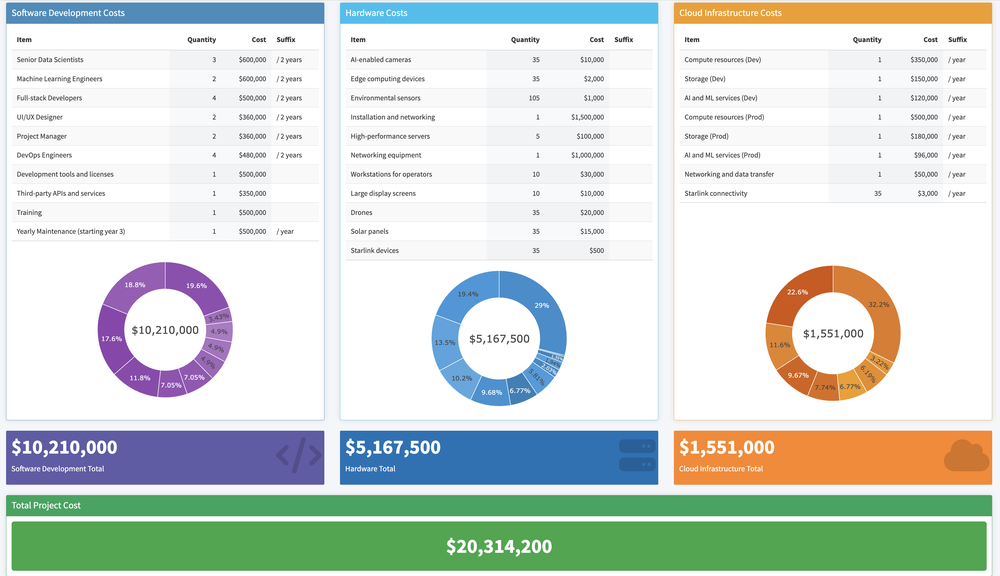
#> input picture AIMS-Cost-Analysis.png, 1000 x 576 px, shrunk from 3450 x 1986 before the run
$ python png-to-svg.py AIMS-Cost-Analysis.png out.png
#> lines starting #> are read from the running program, lines starting #| are printed output that depends on the picture; after the words box and inside, x2 and y2 are one past the last pixel; in counts of white or black regions, pixels touching at a corner belong together
import cv2
import numpy as np
import svgwrite
import argparse

def png_to_svg(input_path, output_path):
    # Load the image and convert it to grayscale
#> called with input_path = 'AIMS-Cost-Analysis.png', output_path = 'out.png'
    img = cv2.imread(input_path, cv2.IMREAD_GRAYSCALE)
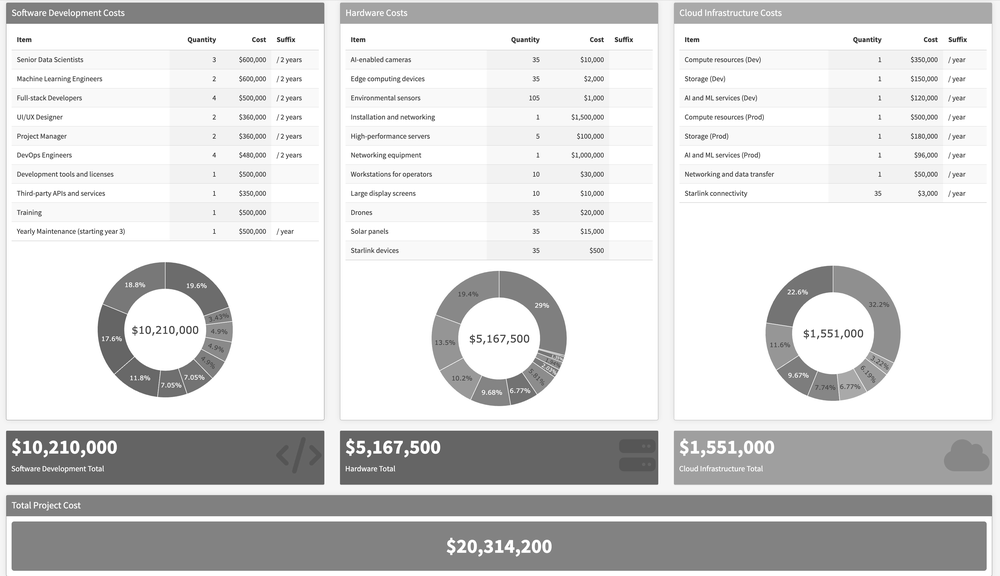
#> img: shape (576, 1000); min 17, max 255, mean 213.9

    # Perform edge detection using Canny
    edges = cv2.Canny(img, threshold1=50, threshold2=150)
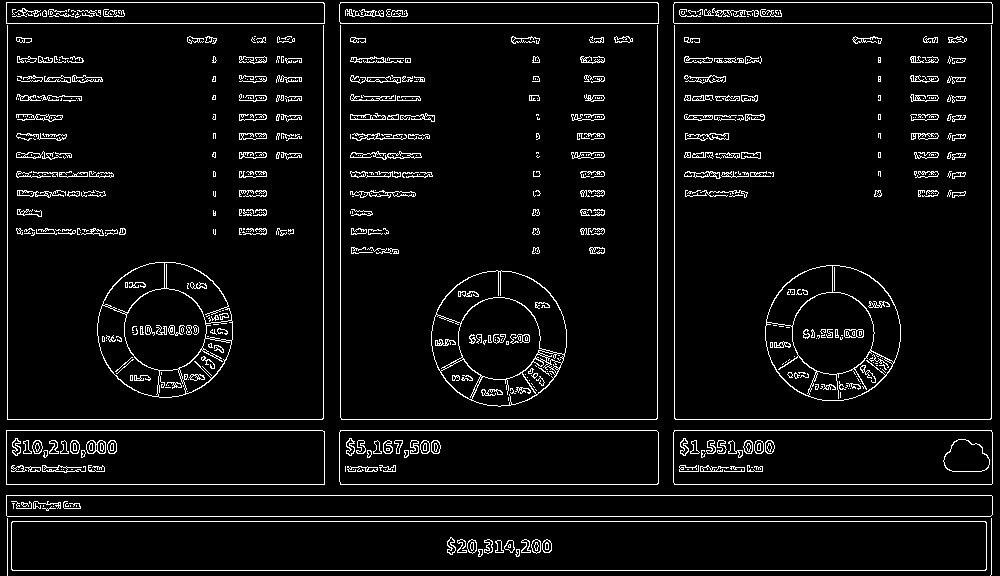
#> edges: shape (576, 1000); 5.5% white in thin lines or dots

    # Find contours from the detected edges
    contours, _ = cv2.findContours(edges, cv2.RETR_EXTERNAL, cv2.CHAIN_APPROX_SIMPLE)
#> contours = 347 contours, 255 with area under 20; largest, box (x1, y1, x2, y2) and area: (11, 521, 987, 571) 47773, (6, 495, 993, 517) 20703, (673, 430, 993, 485) 17221, (339, 430, 659, 485) 17220, (6, 430, 325, 485) 17170

    # Create an SVG drawing
    dwg = svgwrite.Drawing(output_path, profile='tiny')

    # Draw contours on the SVG
    for contour in contours:
        # Convert contour points to an SVG-compatible format
        points = [(int(point[0][0]), int(point[0][1])) for point in contour]
        # Add a path to the SVG drawing
        dwg.add(dwg.polygon(points, fill='black'))

    # Save the SVG file
    dwg.save()

if __name__ == "__main__":
    parser = argparse.ArgumentParser(description="Convert PNG to SVG")
    parser.add_argument("input_path", help="Path to the input PNG file")
    parser.add_argument("output_path", help="Path to save the output SVG file")
    args = parser.parse_args()

    png_to_svg(args.input_path, args.output_path)
#> (the call stopped at in png_to_svg, `dwg = svgwrite.Drawing(output_path, profile='tiny')`: svgwrite is not available in this run)

$ run again, on AIMS_timeline.png
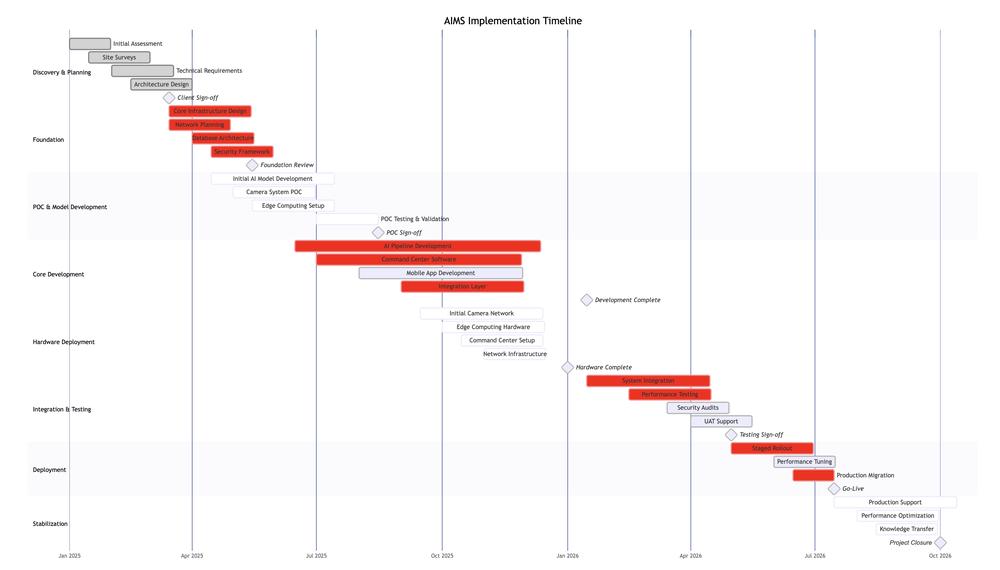
#> input picture AIMS_timeline.png, 1000 x 570 px, shrunk from 2924 x 1668 before the run
#> in png_to_svg, `img = cv2.imread(input_path, cv2.IMREAD_GRAYSCALE)`:
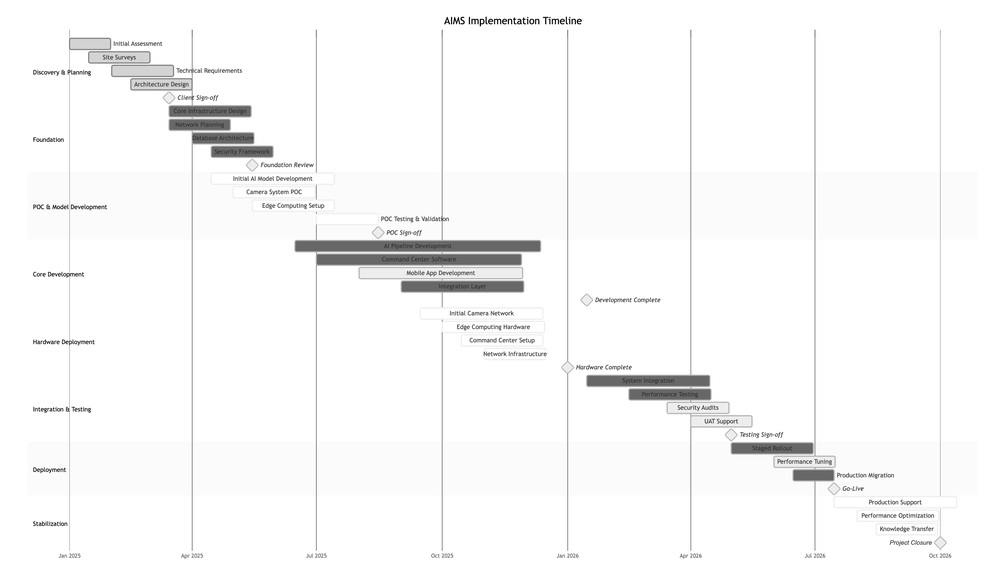
#> img: shape (570, 1000); min 0, max 255, mean 247.9
#> in png_to_svg, `edges = cv2.Canny(img, threshold1=50, threshold2=150)`:
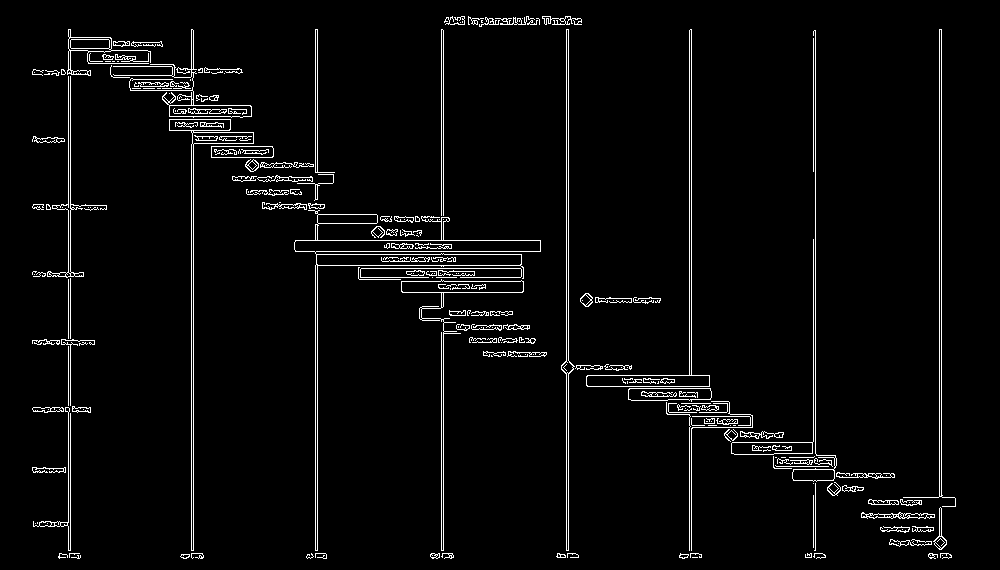
#> edges: shape (570, 1000); 3.6% white in thin lines or dots, all inside (x1, y1, x2, y2) = (32, 16, 956, 559)
#> contours = 211 contours, 146 with area under 20; largest, box (x1, y1, x2, y2) and area: (294, 210, 541, 551) 6190, (169, 119, 254, 551) 2162, (586, 29, 710, 387) 2044, (401, 279, 524, 551) 1402, (561, 29, 575, 551) 1132
